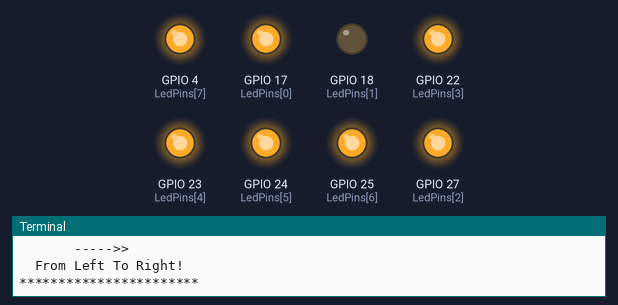
Bench run of a program on a simulated Raspberry Pi (BCM pin numbers). Shown: output pins drawn as LEDs (lit = HIGH), the last lines printed to the terminal.

Above: at 0.3 s.
At 0.9 s:
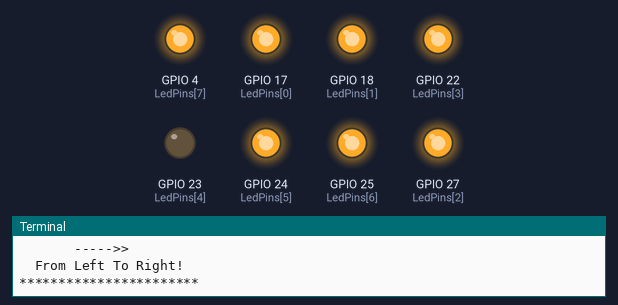
At 1.6 s:
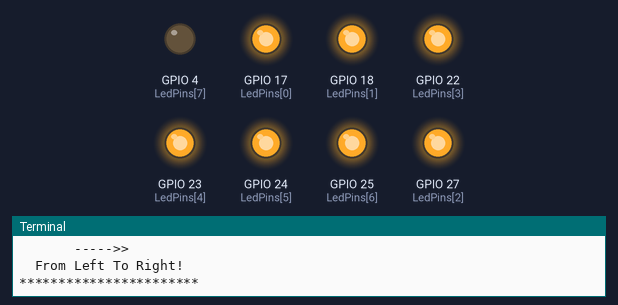
At 2.7 s:
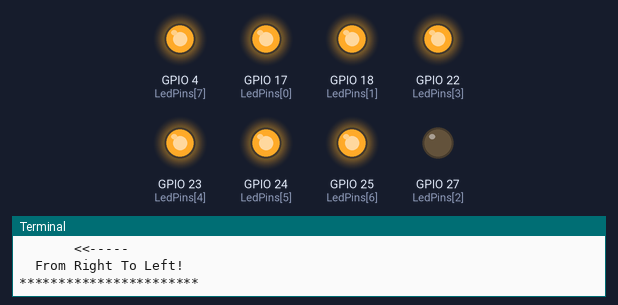
At 3.91 s:
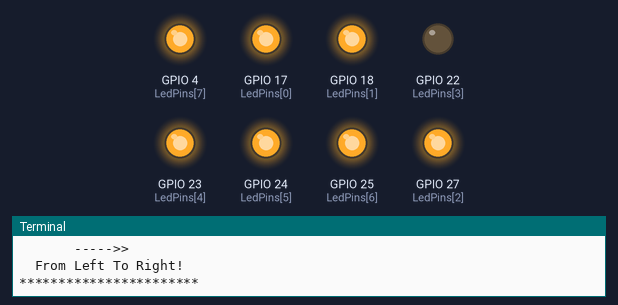
At 6.4 s:
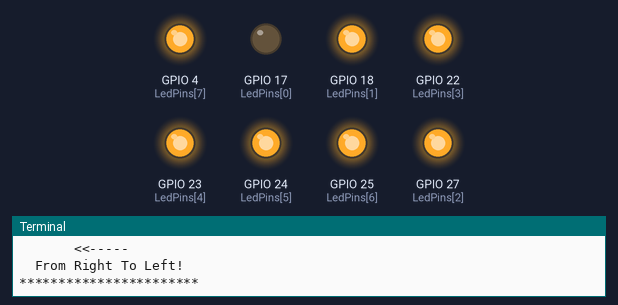
Timing chart, 0 to 7.4 s (numbered marks = the images above):
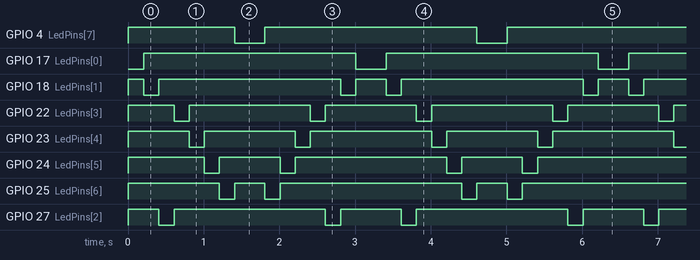

Measured:
- by itself, GPIO 4 (LedPins[7]), GPIO 17 (LedPins[0]): alternates HIGH for 2.8 s and LOW for 0.40 s
- by itself, GPIO 18 (LedPins[1]): repeats every 3.2 s: HIGH 2.4 s, LOW 0.20 s, HIGH 0.40 s, LOW 0.20 s
- by itself, GPIO 22 (LedPins[3]): repeats every 3.2 s: HIGH 1.6 s, LOW 0.20 s, HIGH 1.2 s, LOW 0.20 s
- by itself, GPIO 23 (LedPins[4]): repeats every 3.2 s: HIGH 1.2 s, LOW 0.20 s, HIGH 1.6 s, LOW 0.20 s
- by itself, GPIO 24 (LedPins[5]): repeats every 3.2 s: HIGH 0.80 s, LOW 0.20 s, HIGH 2.0 s, LOW 0.20 s
- by itself, GPIO 25 (LedPins[6]): repeats every 3.2 s: HIGH 0.40 s, LOW 0.20 s, HIGH 2.4 s, LOW 0.20 s
- by itself, GPIO 27 (LedPins[2]): repeats every 3.2 s: HIGH 2.0 s, LOW 0.20 s, HIGH 0.80 s, LOW 0.20 s

The program:

raspberry_5.py
```python
#!/usr/bin/python
###########################################################################
#Filename      :flow_led.py
#Description   :make a flow led
#Author        :alan
#Website       :www.osoyoo.com
#Update        :2017/06/26
############################################################################

import RPi.GPIO as GPIO
import time

# set 8 pins for 8 leds.
LedPins = [17,18,27,22,23,24,25,4]

#print message at the begining ---custom function
def print_message():
    print ('******************************')
    print ('|            flow leds       |')
    print ('|     ---------------------  |')
    print ('|   LED_R1 connect to GPIO0  |')
    print ('|   LED_R2 connect to GPIO1  |')
    print ('|   LED_G1 connect to GPIO2  |')
    print ('|   LED_G2 connect to GPIO3  |')
    print ('|   LED_Y1 connect to GPIO4  |')
    print ('|   LED_Y2 connect to GPIO5  |')
    print ('|   LED_W1 connect to GPIO6  |')
    print ('|   LED_W2 connect to GPIO7  |')
    print ('|        ----------------    |')
    print ('|                            |')
    print ('|                      OSOYOO|')
    print ('****************************\n')
    print ('Program is running...')
    print ('Please press Ctrl+C to end the program...')


#setup function for some setup---custom function
def setup():
    GPIO.setwarnings(False)
    #set the gpio modes to BCM numbering
    GPIO.setmode(GPIO.BCM)
    #set all LedPin's mode to output,and initial level to HIGH(3.3V)
    GPIO.setup(LedPins,GPIO.OUT,initial=GPIO.HIGH)


#main function
def main():
    #print info
    print_message()
    while True:
        #turn LED on from left to right
        print("***********************")
        print("       ----->>         ")
        print("  From Left To Right!  ")
        print("***********************")
        for pin in LedPins:
            GPIO.output(pin,GPIO.LOW)
            time.sleep(0.2)
            GPIO.output(pin,GPIO.HIGH)
            pass

        #turn LED on from right to left
        print("***********************")
        print("       <<-----         ")
        print("  From Right To Left!  ")
        print("***********************")
        for pin in reversed(LedPins):
            GPIO.output(pin,GPIO.LOW)
            time.sleep(0.2)
            GPIO.output(pin,GPIO.HIGH)

#define a destroy function for clean up everything after the script finished
def destroy():
    #turn off all LEDs
    GPIO.output(LedPins,GPIO.HIGH)
    #release resource
    GPIO.cleanup()
#
# if run this script directly ,do:
if __name__ == '__main__':
    setup()
    try:
            main()
    #when 'Ctrl+C' is pressed,child program destroy() will be executed.
    except KeyboardInterrupt:
        destroy()
```
